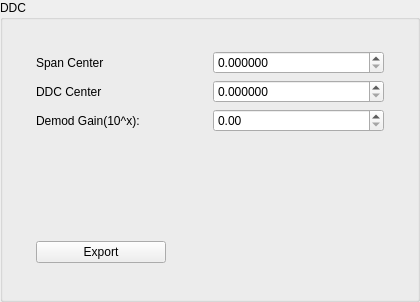
<?xml version="1.0" encoding="UTF-8"?>
<ui version="4.0">
 <class>DDCGroupBox</class>
 <widget class="QGroupBox" name="DDCGroupBox">
  <property name="geometry">
   <rect>
    <x>0</x>
    <y>0</y>
    <width>420</width>
    <height>298</height>
   </rect>
  </property>
  <property name="sizePolicy">
   <sizepolicy hsizetype="Minimum" vsizetype="Maximum">
    <horstretch>0</horstretch>
    <verstretch>0</verstretch>
   </sizepolicy>
  </property>
  <property name="minimumSize">
   <size>
    <width>370</width>
    <height>280</height>
   </size>
  </property>
  <property name="windowTitle">
   <string>Form</string>
  </property>
  <property name="title">
   <string>DDC</string>
  </property>
  <layout class="QHBoxLayout" name="horizontalLayout">
   <property name="sizeConstraint">
    <enum>QLayout::SetMinAndMaxSize</enum>
   </property>
   <item>
    <spacer name="horizontalSpacer">
     <property name="orientation">
      <enum>Qt::Horizontal</enum>
     </property>
     <property name="sizeHint" stdset="0">
      <size>
       <width>0</width>
       <height>20</height>
      </size>
     </property>
    </spacer>
   </item>
   <item>
    <widget class="QWidget" name="widget" native="true">
     <layout class="QVBoxLayout" name="verticalLayout">
      <item>
       <widget class="QWidget" name="spinBoxWidget" native="true">
        <property name="sizePolicy">
         <sizepolicy hsizetype="Maximum" vsizetype="Maximum">
          <horstretch>0</horstretch>
          <verstretch>0</verstretch>
         </sizepolicy>
        </property>
        <property name="minimumSize">
         <size>
          <width>366</width>
          <height>111</height>
         </size>
        </property>
        <property name="maximumSize">
         <size>
          <width>16777215</width>
          <height>16777215</height>
         </size>
        </property>
        <layout class="QGridLayout" name="gridLayout">
         <property name="sizeConstraint">
          <enum>QLayout::SetMinAndMaxSize</enum>
         </property>
         <item row="0" column="0">
          <widget class="QLabel" name="spanCenterFixedLabel">
           <property name="minimumSize">
            <size>
             <width>171</width>
             <height>23</height>
            </size>
           </property>
           <property name="text">
            <string>Span Center</string>
           </property>
          </widget>
         </item>
         <item row="0" column="1">
          <widget class="QDoubleSpinBox" name="spanCenterDoubleSpinBox">
           <property name="minimumSize">
            <size>
             <width>171</width>
             <height>23</height>
            </size>
           </property>
           <property name="decimals">
            <number>6</number>
           </property>
          </widget>
         </item>
         <item row="1" column="0">
          <widget class="QLabel" name="DDCCenterFixedLabel">
           <property name="minimumSize">
            <size>
             <width>171</width>
             <height>23</height>
            </size>
           </property>
           <property name="text">
            <string>DDC Center</string>
           </property>
          </widget>
         </item>
         <item row="1" column="1">
          <widget class="QDoubleSpinBox" name="DDCCenterDoubleSpinBox">
           <property name="minimumSize">
            <size>
             <width>171</width>
             <height>23</height>
            </size>
           </property>
           <property name="decimals">
            <number>6</number>
           </property>
          </widget>
         </item>
         <item row="2" column="0">
          <widget class="QLabel" name="demodGainFixedLabel">
           <property name="minimumSize">
            <size>
             <width>171</width>
             <height>23</height>
            </size>
           </property>
           <property name="text">
            <string>Demod Gain(10^x):</string>
           </property>
          </widget>
         </item>
         <item row="2" column="1">
          <widget class="QDoubleSpinBox" name="DemodGainDoubleSpinBox">
           <property name="minimumSize">
            <size>
             <width>171</width>
             <height>23</height>
            </size>
           </property>
          </widget>
         </item>
        </layout>
       </widget>
      </item>
      <item>
       <widget class="BarRadioButton" name="barRadioButton" native="true">
        <property name="sizePolicy">
         <sizepolicy hsizetype="Maximum" vsizetype="Maximum">
          <horstretch>0</horstretch>
          <verstretch>0</verstretch>
         </sizepolicy>
        </property>
        <property name="minimumSize">
         <size>
          <width>366</width>
          <height>66</height>
         </size>
        </property>
        <property name="maximumSize">
         <size>
          <width>16777215</width>
          <height>70</height>
         </size>
        </property>
       </widget>
      </item>
      <item>
       <widget class="QWidget" name="otherButtonsWidget" native="true">
        <property name="sizePolicy">
         <sizepolicy hsizetype="Maximum" vsizetype="Maximum">
          <horstretch>0</horstretch>
          <verstretch>0</verstretch>
         </sizepolicy>
        </property>
        <property name="minimumSize">
         <size>
          <width>366</width>
          <height>50</height>
         </size>
        </property>
        <property name="maximumSize">
         <size>
          <width>16777215</width>
          <height>75</height>
         </size>
        </property>
        <layout class="QHBoxLayout" name="horizontalLayout_2">
         <property name="sizeConstraint">
          <enum>QLayout::SetMinAndMaxSize</enum>
         </property>
         <item>
          <widget class="QPushButton" name="ExportPushButton">
           <property name="minimumSize">
            <size>
             <width>95</width>
             <height>0</height>
            </size>
           </property>
           <property name="maximumSize">
            <size>
             <width>130</width>
             <height>22</height>
            </size>
           </property>
           <property name="text">
            <string>Export</string>
           </property>
          </widget>
         </item>
         <item>
          <widget class="BarRadioButton" name="demodulationBarRadioButton" native="true">
           <property name="sizePolicy">
            <sizepolicy hsizetype="Maximum" vsizetype="Maximum">
             <horstretch>0</horstretch>
             <verstretch>0</verstretch>
            </sizepolicy>
           </property>
           <property name="minimumSize">
            <size>
             <width>184</width>
             <height>32</height>
            </size>
           </property>
          </widget>
         </item>
        </layout>
       </widget>
      </item>
     </layout>
    </widget>
   </item>
   <item>
    <spacer name="horizontalSpacer_2">
     <property name="orientation">
      <enum>Qt::Horizontal</enum>
     </property>
     <property name="sizeHint" stdset="0">
      <size>
       <width>0</width>
       <height>20</height>
      </size>
     </property>
    </spacer>
   </item>
  </layout>
 </widget>
 <customwidgets>
  <customwidget>
   <class>BarRadioButton</class>
   <extends>QWidget</extends>
   <header>barradiobutton.h</header>
   <container>1</container>
  </customwidget>
 </customwidgets>
 <resources/>
 <connections/>
</ui>
